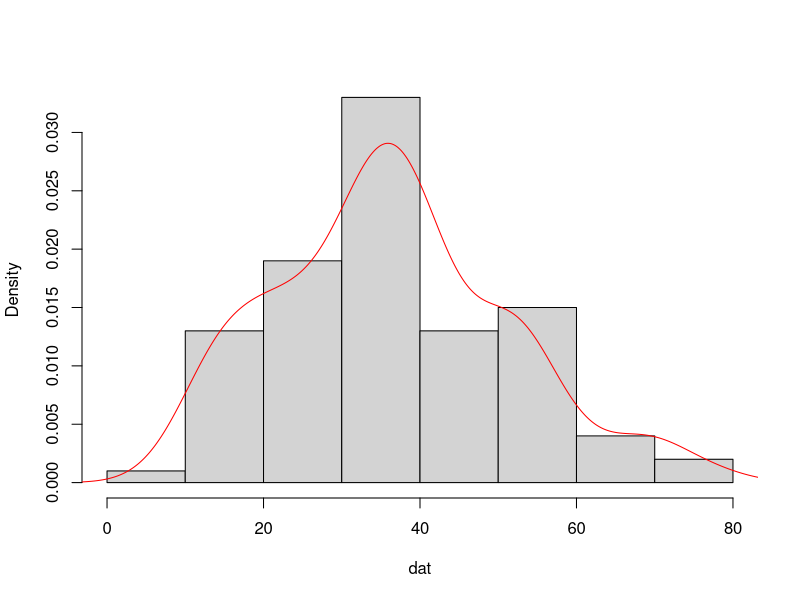
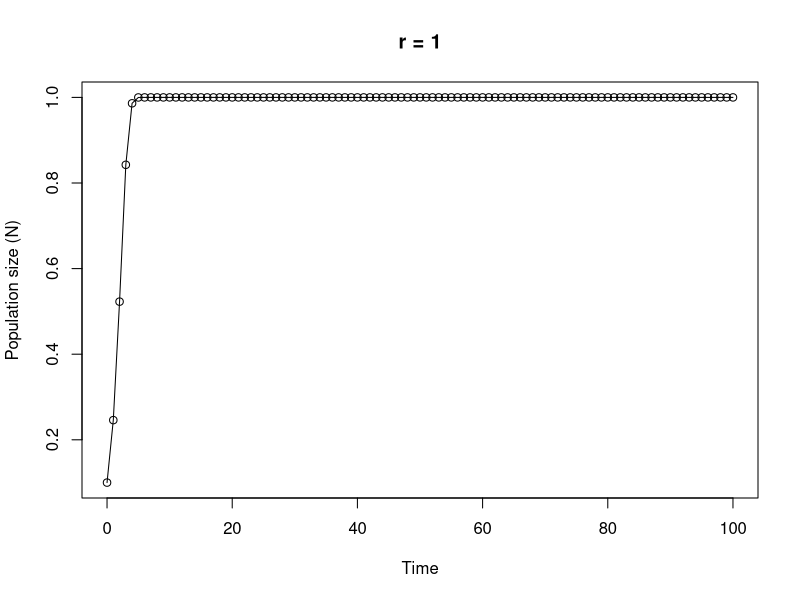

Recreate these plots in R, in order.
## ----Q1, results = 'asis'-------------------------------------------------------------------------------------------------------------

# area of a circle
# the equation to calculate the area of a circle is pi * radius^2

circle.area <- function(d){ 
	pi * (d/2)^2
}

# to use your new function

circle.area(10)
# [1] 78.53982

# to test on a vector of diameters
# first create a vector with diameters ranging from 0 to 50 in steps of 10

cir.diam <- seq(from = 0, to = 50, by = 10)

# test your function

circle.area(cir.diam)
# [1]    0.00000   78.53982  314.15927  706.85835 1256.63706 1963.49541


## ----Q2, tidy = TRUE------------------------------------------------------------------------------------------------------------------

far.cent <- function(a){
	val <- (a-32)*5/9
	print(paste("Fahrenheit: ", round(a, digits = 3), "oF",sep = " "), quote = FALSE)# round 3dp
	print(paste("Centigrade: ", round(val, digits = 3), "oC", sep = " "), quote = FALSE)# round 3dp
}

# alternative Fahrenheit to centigrade using cat function

far.cent2 <- function(a){
	val <- (a - 32) * 5/9	#calculation
	cat("Fahrenheit: ", round(a, digits = 3), "oF", "\n")   # use cat function
	cat("Centigrade: ", round(val, digits = 3), "oC", "\n")   
}



## ----Q3-------------------------------------------------------------------------------------------------------------------------------

# Create a vector of normally distributed data
# length 100, mean 35 and standard deviation of 29

vals <- rnorm(100, 35, 15)	# create some norm dist data mean 35, sd = 15

summary.fun <- function(dat){
	mymean <- round(mean(dat), digits = 4)      	# calc mean
	mymedian <- round(median(dat), digits = 4)    # calc median
	mymin <- round(min(dat), digits = 4)          # calc min
	mymax <- round(max(dat), digits = 4)          # calc max
	print(paste("mean:", mymean, sep = " "), quote = FALSE)     # print mean
	print(paste("median:", mymedian, sep = " "), quote = FALSE)     # print median
	print(paste("range:", "from:", mymin, "to", mymax, sep = " "), quote = FALSE) 
	dens <- density(dat)                          # estimate density curve
	hist(dat, main = "",type = "l",freq = FALSE)  # plot histogram
	lines(dens, lty = 1, col = "red")             # plot density curve
}

# use the function
summary.fun(vals)


## ----Q4-------------------------------------------------------------------------------------------------------------------------------

# calculate a median

ourmedian <- function(x){
	n <- length(x)
	if (n %% 2 == 1)      # odd numbers
	  sort(x)[(n + 1)/2]  # find the middle number by adding 1 to length and div 2
	else {                # even numbers
	  middletwo <- sort(x)[(n/2) + 0:1]   #find the two middle numbers
	  mean(middletwo)
	  }
}

# use the function
mydat <- sample(1:50, size = 10, replace = TRUE )

# our function
ourmedian(mydat)

# R median function
median(mydat)


## ----Q5, tidy = TRUE------------------------------------------------------------------------------------------------------------------

# function to simulate Ricker model

Ricker.model <- function(nzero, r, time, K=1){     # sets initial parameters
  N <- numeric(time + 1)    # creates a real vector of length time+1 to store values of Nt+1
  N[1] <- nzero             # sets initial population size in first element of N
  for (i in 1:time) {				# loops over time
      N[i+1] <- N[i]*exp(r*(1 - N[i]/K))    
  }
  Time <- 0:time   					 # creates vector for x axis
  plot(Time, N, type = "o", xlim = c(0, time), xlab = "Time", ylab = "Population size (N)", main = paste("r =", r, sep=" "))   # plots     output
}

# To run
# play around with the different parameters, especially r
Ricker.model(nzero=0.1,r=1,time=100)
